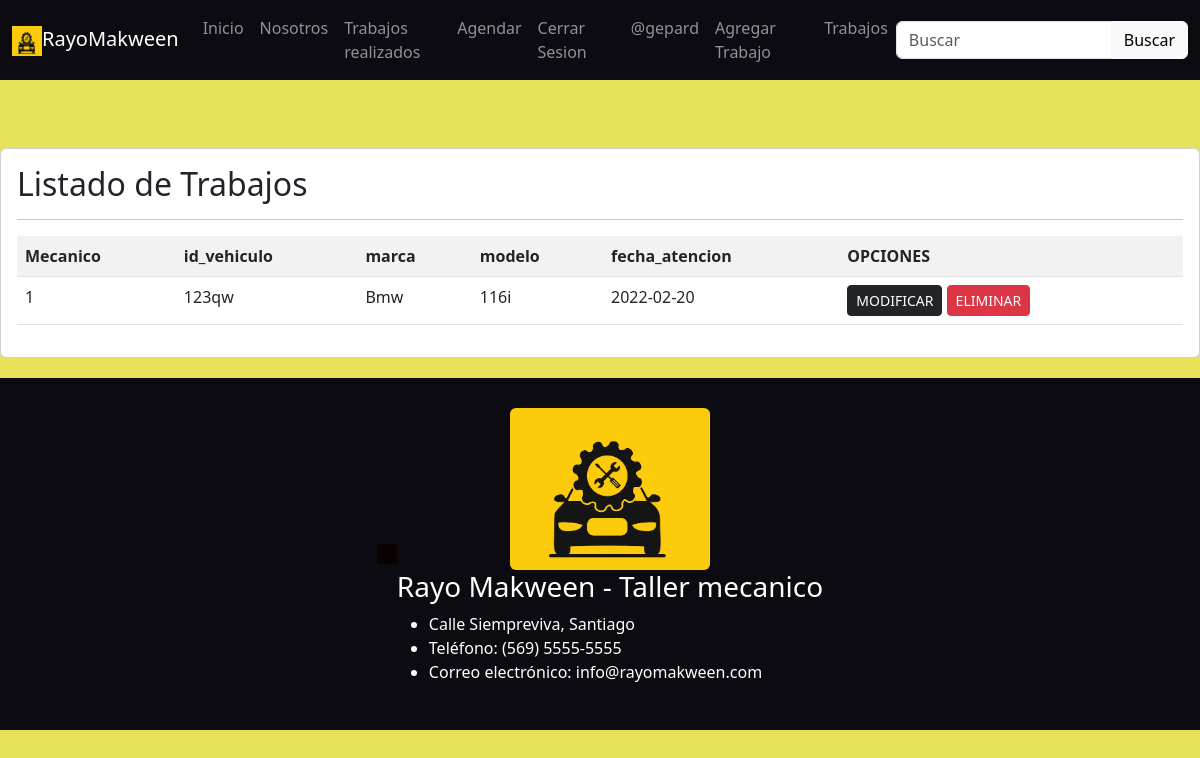
The app's page /administrador/ (signed in), older data.
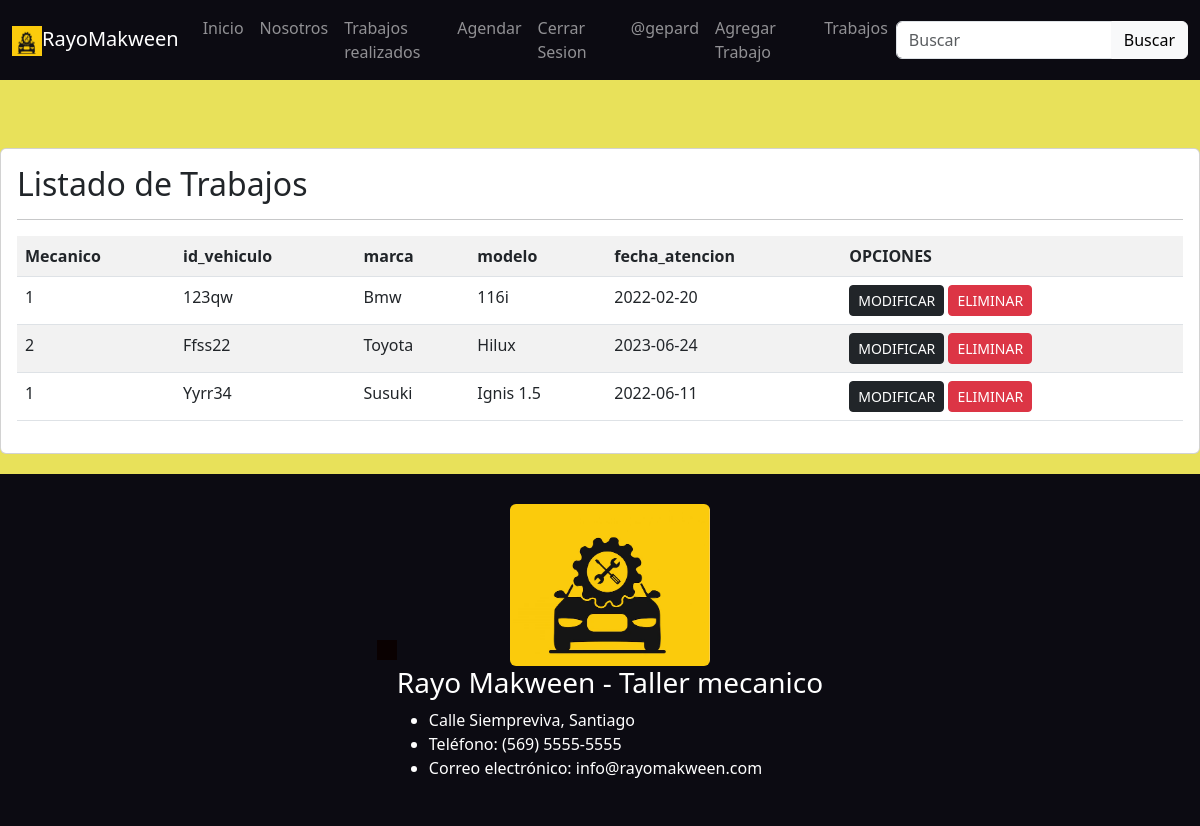
The same page, newer data.
### taller/models.py (models this page shows, shortened)
class Trabajo(models.Model):
    mecanico = models.IntegerField(choices=mecanicos)
    id_vehiculo = models.CharField(max_length=18)
    marca = models.CharField(max_length=50)
    modelo = models.CharField(max_length=50)
    fecha_atencion = models.DateField(blank=True, null=True)
    imagen = models.ImageField(upload_to='trabajos', null=True)
    mensaje = models.TextField()

### taller/views.py (the view)
# urls.py: path('administrador/', views.administrador, name='administrador'),
@permission_required('taller.change_trabajo')
def administrador(request):
    trabajos = Trabajo.objects.all()
    data = {
        'trabajos' : trabajos
    }
    return render(request, 'taller/Administrador.html',data)

### taller/templates/taller/Administrador.html (shortened to what this page needs)
{% extends 'taller/Base.html' %}
{% load static %}
{% block content %}
<br><br>
<div class="card">
    <div class="card-body">
        <h2>Listado de Trabajos</h2>
        <hr>
        <table class="table table-striped table-hover table-responsive-sm">
            <tr>
                <th>Mecanico</th>
                <th>id_vehiculo</th>
                <th>marca</th>
                <th>modelo</th>
                <th>fecha_atencion</th>
                <th>OPCIONES</th>
            </tr>
            {% for p in trabajos %}
            <tr>
                <td>{{ p.mecanico | title }}</td>
                <td>{{ p.id_vehiculo | title }}</td>
                <td>{{ p.marca | title}}</td>
                <td>{{ p.modelo | title}}</td>
                <td>{{ p.fecha_atencion | title }}</td>
                <td>
                    {% if perms.taller.change_trabajo %}
                    <a href="{% url 'editmecanico' p.id %}" class="btn btn-dark btn-sm">MODIFICAR</a>
                    {% endif %}
                    {% if perms.taller.delete_trabajo %}
                    <a href="{% url 'eliminar' p.id %}" class ="btn btn-danger btn-sm">ELIMINAR</a>
                    {% endif %}
                </td>
            </tr>
            {% endfor %}
        </table>
    </div>
</div>
{% endblock %}

### taller/templates/taller/Base.html (shortened to what this page needs)
{% load static %}
<!DOCTYPE html>
<html>
<head>
  <link href="https://cdn.jsdelivr.net/npm/bootstrap@5.3.0-alpha3/dist/css/bootstrap.min.css" rel="stylesheet">
  <link rel="stylesheet" href="{% static 'css/Base.css' %}">
  <link rel="stylesheet" href="{% static 'css/divisas.css' %}">
</head>
<body>
  <header>
    <nav class="navbar navbar-expand-lg navbar-dark" style="background-color: #0c0b12;">
      <div class="container-fluid">
        <a class="navbar-brand" href="/"><img src="{%static 'images/logo.png'%}" alt="Rayo Makween" width="30" height="30">RayoMakween</a>
        <div class="collapse navbar-collapse" id="navbarSupportedContent">
          <ul class="navbar-nav me-auto mb-2 mb-lg-0">
            <li class="nav-item">
              <a class="nav-link" aria-current="page" href="/">Inicio</a>
            </li>
            <li class="nav-item">
              <a class="nav-link" href="/nosotros">Nosotros</a>
            </li>
            <li class="nav-item">
              <a class="nav-link" href="/trabajos">Trabajos realizados</a>
            </li>
            <li class="nav-item">
              <a class="nav-link" href="/agendar">Agendar</a>
            </li>
          </ul>
          <ul class="navbar-nav mb-2 mb-lg-0 justify-content-end">
            {% if user.is_authenticated %}
            <li class="nav-item">
              <a class="nav-link" href="{% url 'logout' %}">Cerrar Sesion</a>
            </li>
            <li class="nav-item">
              <a class="nav-link" href="#">@{{ user.username }}</a>
            </li>
            {% else %}
            <li class="nav-item">
              <a class="nav-link" href="{% url 'login' %}">Login</a>
            </li>
            {% endif %}
            {% if perms.taller.add_trabajo %}
            <li class="nav-item">
              <a class="nav-link" href="/mecanico">Agregar Trabajo</a>
            </li>
            {% endif %}
            {% if perms.taller.change_trabajo %}
            <li class="nav-item">
              <a class="nav-link" href="/administrador">Trabajos</a>
            </li>
            {% endif %}
          </ul>
          <form class="d-flex">
            <div class="input-group">
              <input class="form-control" type="search" placeholder="Buscar" aria-label="Search">
              <button class="btn btn-light" type="submit">Buscar</button>
            </div>
          </form>
        </div>
      </div>
    </nav>
  </header>
{% block content %}
{% endblock %}
  <footer class="footer">
    <div class="container-fluid d-flex justify-content-center align-items-center">
      <div id="currency-container"></div>
      <div class="container2">
        <div class="logo">
          <img src="{%static 'images/logo.png'%}" alt="rayo" width="200" height="auto" class="rounded mx-auto d-block">
        </div>
        <div class="info">
          <h3>Rayo Makween - Taller mecanico</h3>
          <ul>
            <li>Calle Siempreviva, Santiago</li>
            <li>Teléfono: (569) 5555-5555</li>
            <li>Correo electrónico: info@rayomakween.com</li>
          </ul>
        </div>
  </footer>
</body>
</html>

### taller/static/css/Base.css (style rules this page uses)
body { background-color: #e8e15a; }
header { margin-bottom: 20px; }
footer { background-color: #0c0b12; padding: 20px 0; color: #ffffff; padding: 30px; margin-top: 20px; }
footer .logo { width: 200px; height: auto; display: block; margin: 0 auto; }
.card { margin-bottom: 20px; }

### taller/static/css/divisas.css (style rules this page uses)
#currency-container { display: flex; flex-direction: column; align-items: center; padding: 10px; background-color: rgb(10, 1, 1); max-width: 250px; margin: 1 auto; }

Row changes from the older to the newer data that the page shows:
added Trabajo: mecanico "2", id_vehiculo "Ffss22", marca "Toyota", modelo "Hilux", fecha_atencion "2023-06-24"
added Trabajo: mecanico "1", id_vehiculo "Yyrr34", marca "Susuki", modelo "Ignis 1.5", fecha_atencion "2022-06-11"
